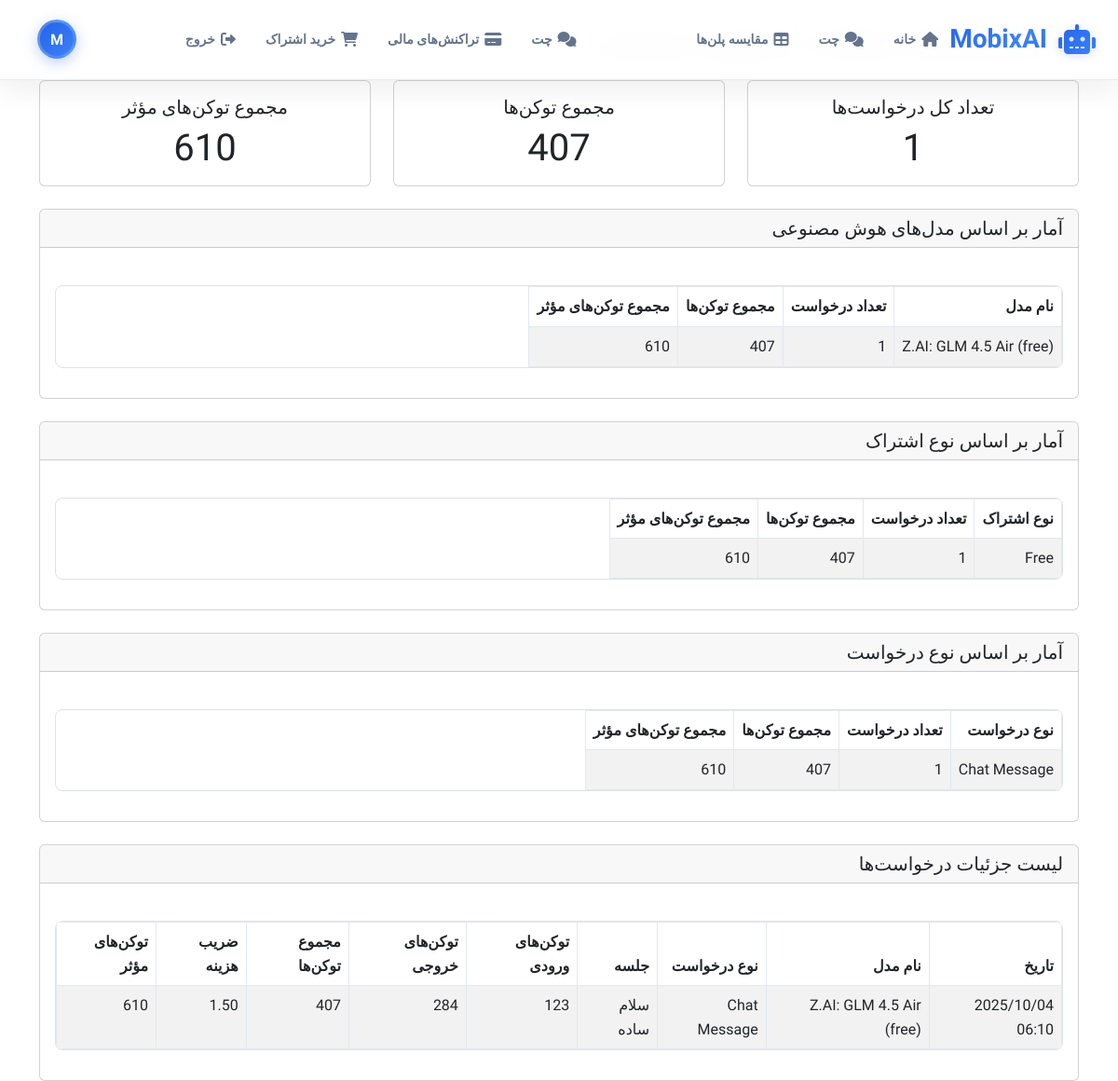
Before: /subscriptions/costs/ (signed in) with the older database file.
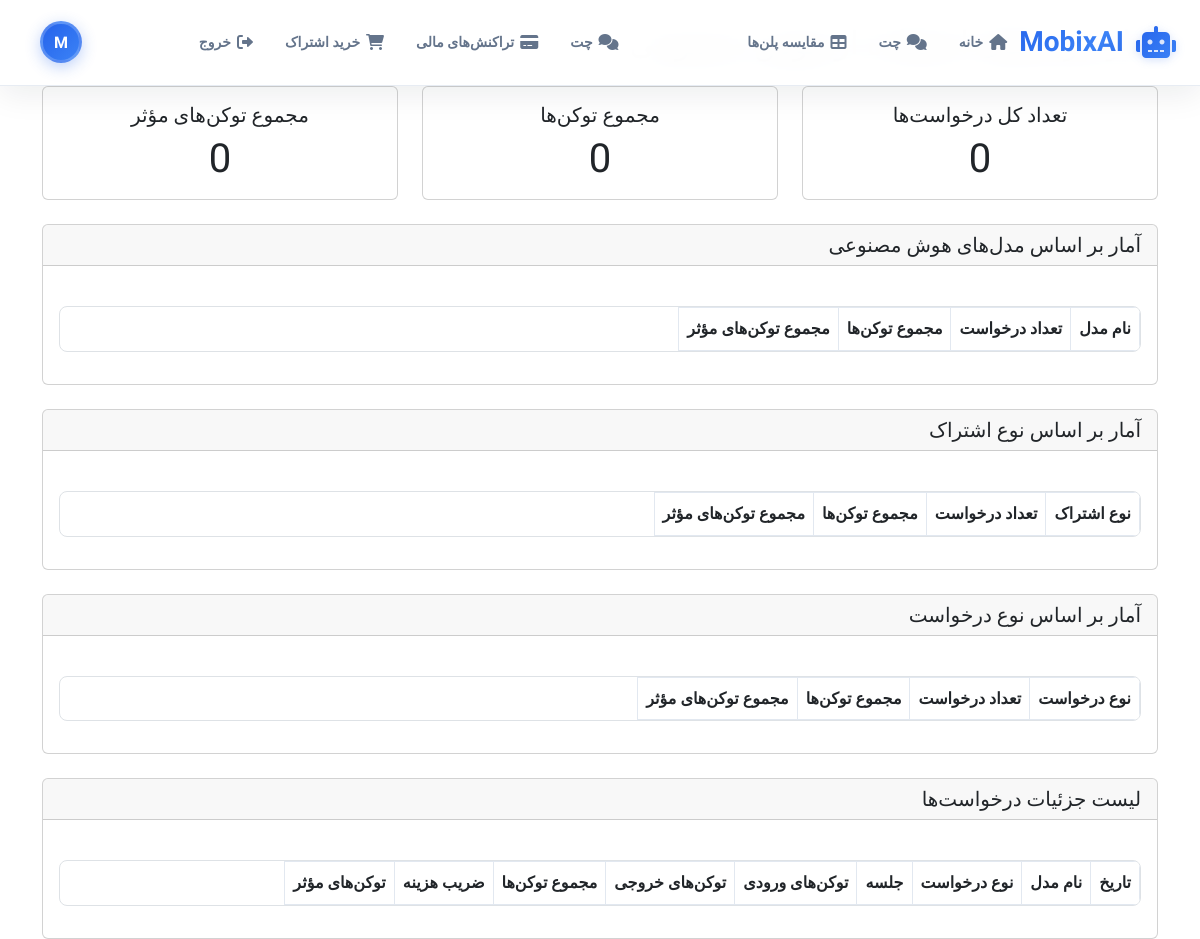
After: the same page with the newer database file.
### chatbot/models.py (models this page shows, shortened)
class OpenRouterRequestCost(models.Model):
    objects = OpenRouterRequestCostManager()
    user = models.ForeignKey(User, on_delete=models.CASCADE, related_name='openrouter_costs')
    session = models.ForeignKey(ChatSession, on_delete=models.CASCADE, related_name='openrouter_costs')
    subscription_type = models.ForeignKey(SubscriptionType, on_delete=models.CASCADE)
    model_id = models.CharField(max_length=100, help_text="OpenRouter model ID used for the request")
    model_name = models.CharField(max_length=200, help_text="Human-readable model name")
    prompt_tokens = models.IntegerField(default=0, help_text="Number of tokens in the prompt")
    completion_tokens = models.IntegerField(default=0, help_text="Number of tokens in the completion")
    total_tokens = models.IntegerField(default=0, help_text="Total tokens used")
    token_cost_multiplier = models.DecimalField(
        max_digits=10,
        decimal_places=4,
        default=1.0000,
        help_text="Cost multiplier for the model (e.g., 1.5x)"
    )
    effective_cost_tokens = models.IntegerField(
        default=0,
        help_text="Effective tokens after applying multiplier"
    )
    cost_per_million_tokens = models.DecimalField(
        max_digits=10,
        decimal_places=6,
        null=True,
        blank=True,
        help_text="Cost per million tokens (if available)"
    )
    total_cost_usd = models.DecimalField(
        max_digits=10,
        decimal_places=6,
        null=True,
        blank=True,
        help_text="Total cost of the request in USD (if calculable)"
    )
    request_type = models.CharField(
        max_length=20,
        choices=[
            ('chat', 'Chat Message'),
            ('title', 'Title Generation'),
            ('edit', 'Message Editing'),
            ('vision', 'Vision Processing'),
        ],
        default='chat',
        help_text="Type of request"
    )
    created_at = models.DateTimeField(default=timezone.now)
    updated_at = models.DateTimeField(auto_now=True)
    class Meta:
        db_table = 'openrouter_request_costs'
        ordering = ['-created_at']
        verbose_name = "OpenRouter Request Cost"
        verbose_name_plural = "OpenRouter Request Costs"

class ChatSession(models.Model):
    user = models.ForeignKey(User, on_delete=models.CASCADE, related_name='chat_sessions')
    chatbot = models.ForeignKey(Chatbot, on_delete=models.CASCADE, null=True, blank=True)
    ai_model = models.ForeignKey(AIModel, on_delete=models.CASCADE, null=True, blank=True)  # Kept for backward compatibility
    title = models.CharField(max_length=200, blank=True)
    auto_generate_title = models.BooleanField(default=True, help_text="Whether to auto-generate title from first message")
    created_at = models.DateTimeField(default=timezone.now)
    updated_at = models.DateTimeField(auto_now=True)
    is_active = models.BooleanField(default=True)
    class Meta:
        db_table = 'chat_sessions'
        ordering = ['-updated_at']

### subscriptions/models.py (models this page shows, shortened)
class SubscriptionType(models.Model):
    name = models.CharField(max_length=50, unique=True)
    description = models.TextField(blank=True)
    price = models.DecimalField(max_digits=10, decimal_places=2, default=0)
    duration_days = models.IntegerField(default=30, help_text="Subscription duration in days")
    sku = models.CharField(max_length=50, unique=True, help_text="Stock Keeping Unit for the subscription")
    max_tokens = models.IntegerField(default=0, help_text="Maximum tokens allowed for this subscription (0 for unlimited)")
    max_tokens_free = models.IntegerField(default=0, help_text="Maximum free tokens allowed for this subscription (0 for unlimited)")
    max_openrouter_cost_usd = models.DecimalField(
        max_digits=10,
        decimal_places=2,
        default=0,
        help_text="Maximum OpenRouter API cost in USD allowed for this subscription (0 for unlimited)"
    )
    hourly_max_messages = models.IntegerField(default=0, help_text="Maximum messages per hour (0 for unlimited)")
    hourly_max_tokens = models.IntegerField(default=0, help_text="Maximum tokens per hour (0 for unlimited)")
    three_hours_max_messages = models.IntegerField(default=0, help_text="Maximum messages per 3 hours (0 for unlimited)")
    three_hours_max_tokens = models.IntegerField(default=0, help_text="Maximum tokens per 3 hours (0 for unlimited)")
    twelve_hours_max_messages = models.IntegerField(default=0, help_text="Maximum messages per 12 hours (0 for unlimited)")
    twelve_hours_max_tokens = models.IntegerField(default=0, help_text="Maximum tokens per 12 hours (0 for unlimited)")
    daily_max_messages = models.IntegerField(default=0, help_text="Maximum messages per day (0 for unlimited)")
    daily_max_tokens = models.IntegerField(default=0, help_text="Maximum tokens per day (0 for unlimited)")
    weekly_max_messages = models.IntegerField(default=0, help_text="Maximum messages per week (0 for unlimited)")
    weekly_max_tokens = models.IntegerField(default=0, help_text="Maximum tokens per week (0 for unlimited)")
    monthly_max_messages = models.IntegerField(default=0, help_text="Maximum messages per month (0 for unlimited)")
    monthly_max_tokens = models.IntegerField(default=0, help_text="Maximum tokens per month (0 for unlimited)")
    monthly_free_model_messages = models.IntegerField(default=0, help_text="Maximum free model messages per month (0 for unlimited)")
    monthly_free_model_tokens = models.IntegerField(default=0, help_text="Maximum free model tokens per month (0 for unlimited)")
    daily_image_generation_limit = models.IntegerField(default=10, help_text="Maximum images that can be generated per day (0 for unlimited)")
    weekly_image_generation_limit = models.IntegerField(default=50, help_text="Maximum images that can be generated per week (0 for unlimited)")
    monthly_image_generation_limit = models.IntegerField(default=200, help_text="Maximum images that can be generated per month (0 for unlimited)")
    is_active = models.BooleanField(default=True)
    created_at = models.DateTimeField(default=timezone.now)
    class Meta:
        db_table = 'subscription_types'

### subscriptions/views.py (the view)
# urls.py: path('costs/', views.user_openrouter_costs, name='user_openrouter_costs'),
@login_required
def user_openrouter_costs(request):
    try:
        OpenRouterRequestCost = apps.get_model('chatbot', 'OpenRouterRequestCost')
        costs = OpenRouterRequestCost.objects.filter(user=request.user).select_related(
            'session', 'subscription_type'
        ).order_by('-created_at')
        total_requests = costs.count()
        total_tokens = sum(cost.total_tokens for cost in costs)
        total_effective_cost_tokens = sum(cost.effective_cost_tokens for cost in costs)
        model_stats = {}
        for cost in costs:
            if cost.model_name not in model_stats:
                model_stats[cost.model_name] = {
                    'count': 0,
                    'total_tokens': 0,
                    'effective_cost_tokens': 0,
                    'model_id': cost.model_id,
                    'requests': []
                }
            model_stats[cost.model_name]['count'] += 1
            model_stats[cost.model_name]['total_tokens'] += cost.total_tokens
            model_stats[cost.model_name]['effective_cost_tokens'] += cost.effective_cost_tokens
            model_stats[cost.model_name]['requests'].append(cost)
        subscription_stats = {}
        for cost in costs:
            subscription_name = cost.subscription_type.name if cost.subscription_type else "Unknown"
            if subscription_name not in subscription_stats:
                subscription_stats[subscription_name] = {
                    'count': 0,
                    'total_tokens': 0,
                    'effective_cost_tokens': 0,
                    'subscription_type': cost.subscription_type
                }
            subscription_stats[subscription_name]['count'] += 1
            subscription_stats[subscription_name]['total_tokens'] += cost.total_tokens
            subscription_stats[subscription_name]['effective_cost_tokens'] += cost.effective_cost_tokens
        request_type_stats = {}
        for cost in costs:
            request_type = cost.get_request_type_display()
            if request_type not in request_type_stats:
                request_type_stats[request_type] = {
                    'count': 0,
                    'total_tokens': 0,
                    'effective_cost_tokens': 0
                }
            request_type_stats[request_type]['count'] += 1
            request_type_stats[request_type]['total_tokens'] += cost.total_tokens
            request_type_stats[request_type]['effective_cost_tokens'] += cost.effective_cost_tokens
        context = {
            'costs': costs,
            'total_requests': total_requests,
            'total_tokens': total_tokens,
            'total_effective_cost_tokens': total_effective_cost_tokens,
            'model_stats': model_stats,
            'subscription_stats': subscription_stats,
            'request_type_stats': request_type_stats,
        }
        return render(request, 'subscriptions/user_openrouter_costs.html', context)
    except Exception as e:
        logger.error(f"Error fetching user OpenRouter costs: {str(e)}")
        messages.error(request, 'خطا در بارگذاری اطلاعات هزینه‌ها')
        return redirect('purchase_subscription')

### templates/subscriptions/user_openrouter_costs.html (shortened to what the changed rows need)
{% extends 'base.html' %}
{% load static %}
{% block content %}
<div class="container mt-4">
    <div class="row">
        <div class="col-12">
            <h2 class="mb-4">آمار هزینه‌های استفاده از هوش مصنوعی</h2>
            <div class="row mb-4">
                <div class="col-md-4">
                    <div class="card text-center">
                        <div class="card-body">
                            <h5 class="card-title">تعداد کل درخواست‌ها</h5>
                            <p class="card-text display-6">{{ total_requests }}</p>
                        </div>
                    </div>
                </div>
                <div class="col-md-4">
                    <div class="card text-center">
                        <div class="card-body">
                            <h5 class="card-title">مجموع توکن‌ها</h5>
                            <p class="card-text display-6">{{ total_tokens|floatformat:0 }}</p>
                        </div>
                    </div>
                </div>
                <div class="col-md-4">
                    <div class="card text-center">
                        <div class="card-body">
                            <h5 class="card-title">مجموع توکن‌های مؤثر</h5>
                            <p class="card-text display-6">{{ total_effective_cost_tokens|floatformat:0 }}</p>
                        </div>
                    </div>
                </div>
            </div>
            <div class="card mb-4">
                <div class="card-body">
                    <div class="table-responsive">
                        <table class="table table-striped">
                            <thead>
                                <tr>
                                    <th>نام مدل</th>
                                    <th>تعداد درخواست</th>
                                    <th>مجموع توکن‌ها</th>
                                    <th>مجموع توکن‌های مؤثر</th>
                                </tr>
                            </thead>
                            <tbody>
                                {% for model_name, stats in model_stats.items %}
                                <tr>
                                    <td>{{ model_name }}</td>
                                    <td>{{ stats.count }}</td>
                                    <td>{{ stats.total_tokens|floatformat:0 }}</td>
                                    <td>{{ stats.effective_cost_tokens|floatformat:0 }}</td>
                                </tr>
                                {% endfor %}
                            </tbody>
                        </table>
                    </div>
                </div>
            </div>
            <div class="card mb-4">
                <div class="card-body">
                    <div class="table-responsive">
                        <table class="table table-striped">
                            <thead>
                                <tr>
                                    <th>نوع اشتراک</th>
                                    <th>تعداد درخواست</th>
                                    <th>مجموع توکن‌ها</th>
                                    <th>مجموع توکن‌های مؤثر</th>
                                </tr>
                            </thead>
                            <tbody>
                                {% for subscription_name, stats in subscription_stats.items %}
                                <tr>
                                    <td>{{ subscription_name }}</td>
                                    <td>{{ stats.count }}</td>
                                    <td>{{ stats.total_tokens|floatformat:0 }}</td>
                                    <td>{{ stats.effective_cost_tokens|floatformat:0 }}</td>
                                </tr>
                                {% endfor %}
                            </tbody>
                        </table>
                    </div>
                </div>
            </div>
            <div class="card mb-4">
                <div class="card-body">
                    <div class="table-responsive">
                        <table class="table table-striped">
                            <thead>
                                <tr>
                                    <th>نوع درخواست</th>
                                    <th>تعداد درخواست</th>
                                    <th>مجموع توکن‌ها</th>
                                    <th>مجموع توکن‌های مؤثر</th>
                                </tr>
                            </thead>
                            <tbody>
                                {% for request_type, stats in request_type_stats.items %}
                                <tr>
                                    <td>{{ request_type }}</td>
                                    <td>{{ stats.count }}</td>
                                    <td>{{ stats.total_tokens|floatformat:0 }}</td>
                                    <td>{{ stats.effective_cost_tokens|floatformat:0 }}</td>
                                </tr>
                                {% endfor %}
                            </tbody>
                        </table>
                    </div>
                </div>
            </div>
            <div class="card">
                <div class="card-body">
                    <div class="table-responsive">
                        <table class="table table-striped">
                            <thead>
                                <tr>
                                    <th>تاریخ</th>
                                    <th>نام مدل</th>
                                    <th>نوع درخواست</th>
                                    <th>جلسه</th>
                                    <th>توکن‌های ورودی</th>
                                    <th>توکن‌های خروجی</th>
                                    <th>مجموع توکن‌ها</th>
                                    <th>ضریب هزینه</th>
                                    <th>توکن‌های مؤثر</th>
                                </tr>
                            </thead>
                            <tbody>
                                {% for cost in costs %}
                                <tr>
                                    <td>{{ cost.created_at|date:"Y/m/d H:i" }}</td>
                                    <td>{{ cost.model_name }}</td>
                                    <td>{{ cost.get_request_type_display }}</td>
                                    <td>{{ cost.session.title|truncatechars:30 }}</td>
                                    <td>{{ cost.prompt_tokens|floatformat:0 }}</td>
                                    <td>{{ cost.completion_tokens|floatformat:0 }}</td>
                                    <td>{{ cost.total_tokens|floatformat:0 }}</td>
                                    <td>{{ cost.token_cost_multiplier|floatformat:2 }}</td>
                                    <td>{{ cost.effective_cost_tokens|floatformat:0 }}</td>
                                </tr>
                                {% endfor %}
                            </tbody>
                        </table>
                    </div>
                </div>
            </div>
        </div>
    </div>
</div>
{% endblock %}

Changed rows visible on the page:
removed OpenRouterRequestCost: model_stats "Z.AI: GLM 4.5 Air (free)", created_at "2025/10/04 06:10", model_name "Z.AI: GLM 4.5 Air (free)", request_type "Chat Message", session "سلام ساده", prompt_tokens "123", completion_tokens "284", total_tokens "407", token_cost_multiplier "1.50", effective_cost_tokens "610"
removed SubscriptionType: name "Free", count "1", total_tokens "407", effective_cost_tokens "610"
Other visible differences:
{{ total_requests }}: "1" → "0"
{{ total_tokens|floatformat:0 }}: "407" → "0"
{{ total_effective_cost_tokens|floatformat:0 }}: "610" → "0"
list line gone: "1 407 610"
list line gone: "Chat Message 1 407 610"
